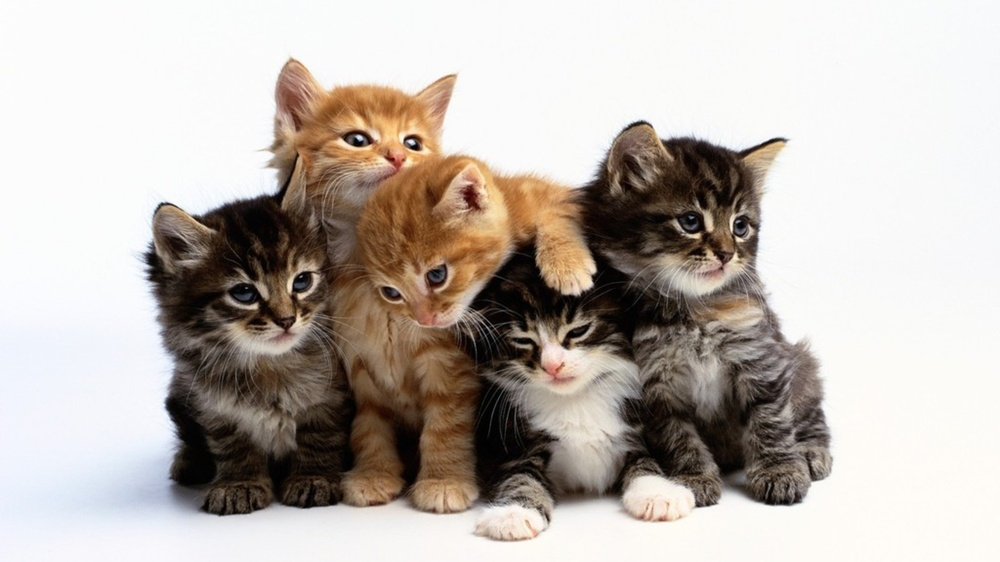
#> input picture jupyter/OpenCV/images/cats.jpg, 1000 x 562 px, shrunk from 1366 x 768 before the run
$ jupyter execute 'OpenCV 고양이 얼굴 찾기.ipynb'
#> lines starting #> are read from the running program, lines starting #| are printed output that depends on the picture; after the words box and inside, x2 and y2 are one past the last pixel; in counts of white or black regions, pixels touching at a corner belong together
[cell 1]
import cv2
import os
'''
scale factor는 1에 가까울수록 인식율이 좋지만
그만큼 느려짐(그만큼 많은
'''
SF  = 1.02
'''
내부 알고리즘에서 최소한 검출된 횟수이상 되야 인식
0이면 무수한 오 검출이 되고
1이면 한번 이상 검출된 곳만 인식된다.
값이 높아질수록 오인식율은 줄지만 그만큼
인식율이 떨어진다.
'''
N = 2
'''
검출하려는 이미지의 최소 사이즈
이 값보다 작은 이미지는 무시
'''
MS=(100,100)

# 고양이 얼굴 인식용 haarcascade 파일 위치
cascade = 'haarcascade/haarcascade_frontalcatface.xml'

# 고양이 얼굴 인식 cascade 생성
face_cascade = cv2.CascadeClassifier(cascade)

# 얼굴 검출용 이미지
catPic = 'images/cats.jpg'

# 얼굴 검출 함수
def detectCatFace(imgPath):
    # 이미지 불러오기
#> called with imgPath = 'images/cats.jpg'
    img = cv2.imread(imgPath, cv2.IMREAD_COLOR);
#> img is the input picture: shape (562, 1000, 3); mean B, G, R 175.2, 181.6, 189.5
    # 회색으로 변경
    grayImg = cv2.cvtColor(img, cv2.COLOR_BGR2GRAY)
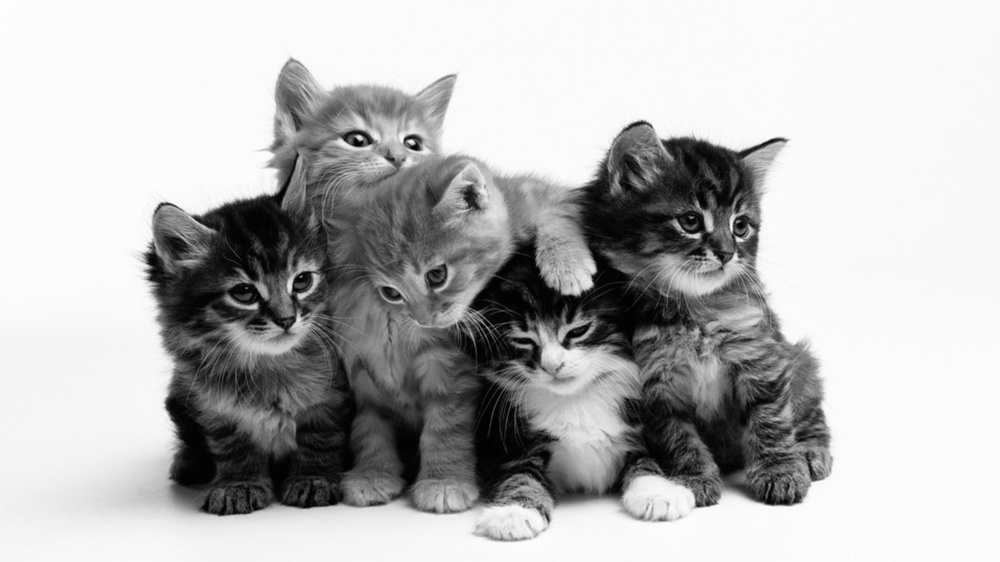
#> grayImg: shape (562, 1000); min 0, max 255, mean 183.2
    # 얼굴 검출
    faces = face_cascade.detectMultiScale(grayImg, scaleFactor=SF, minNeighbors=N, minSize=MS)
#> faces = [[330, 92, 115, 115], [654, 173, 124, 124], [206, 234, 133, 133], [491, 284, 118, 118]]
    # 검출된 얼굴 개수 출력
    print("The number of images found is : " + str(len(faces)))
#| The number of images found is : 4
    # 검출된 얼굴 위치에 녹색 상자그리기
    for (x,y,w,h) in faces:
        cv2.rectangle(img,(x,y),(x+w,y+h),(0,255,0),2)
#> this loop made 4 passes
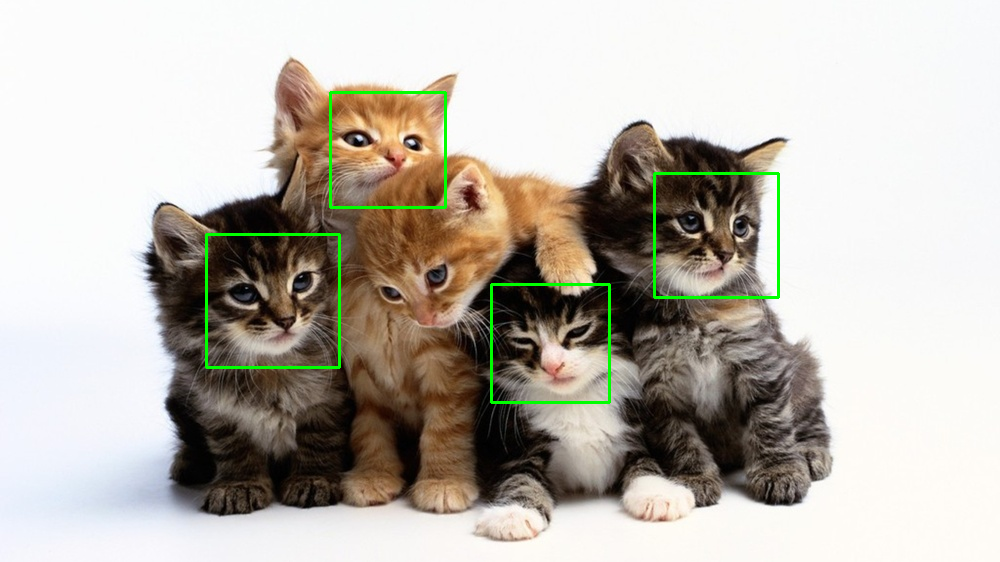
#> img: shape (562, 1000, 3); 1.04% of pixels changed, all inside (x1, y1, x2, y2) = (205, 91, 780, 404)
    # 검출된 얼굴(녹색 상자가 그려진) 이미지 데이터를 리턴
    return img

# 얼굴 검출 함수 호출
img = detectCatFace(catPic)
# 검출된 이미지가 있다면 화면에 표시
if len(img) != 0:
    cv2.imshow('Face',img)

# 아무키나 눌릴때까지 대기
cv2.waitKey(0)

cv2.destroyWindow('Face')

$ run again, with jupyter/OpenCV/images/Emmanuel_Macron_in_2019.jpg copied over jupyter/OpenCV/images/cats.jpg
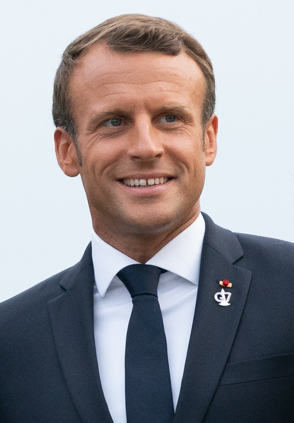
#> input picture jupyter/OpenCV/images/Emmanuel_Macron_in_2019.jpg, 294 x 423 px
#> in detectCatFace, img is the input picture: shape (423, 294, 3); mean B, G, R 150.7, 146.2, 149.4
#> in detectCatFace, `grayImg = cv2.cvtColor(img, cv2.COLOR_BGR2GRAY)`:
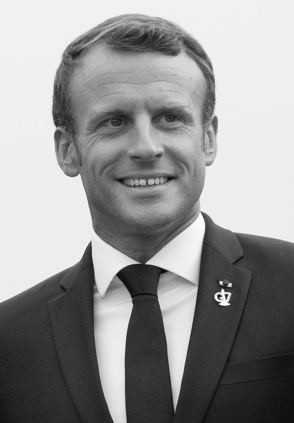
#> grayImg: shape (423, 294); min 10, max 255, mean 147.7
#> faces = [[87, 223, 105, 105], [75, 66, 137, 137]]
#| The number of images found is : 2
#> the loop in detectCatFace, `for (x,y,w,h) in faces:` made 2 passes
#> after the loop in detectCatFace, `for (x,y,w,h) in faces:`:
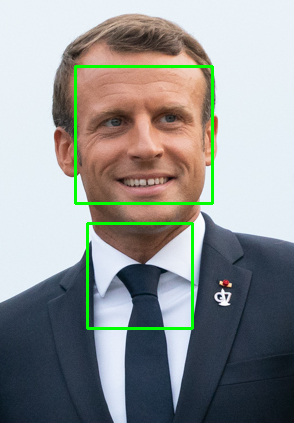
#> img: shape (423, 294, 3); 2.33% of pixels changed, all inside (x1, y1, x2, y2) = (74, 65, 214, 330)

$ run again, with jupyter/OpenCV/images/cat01.jpg copied over jupyter/OpenCV/images/cats.jpg
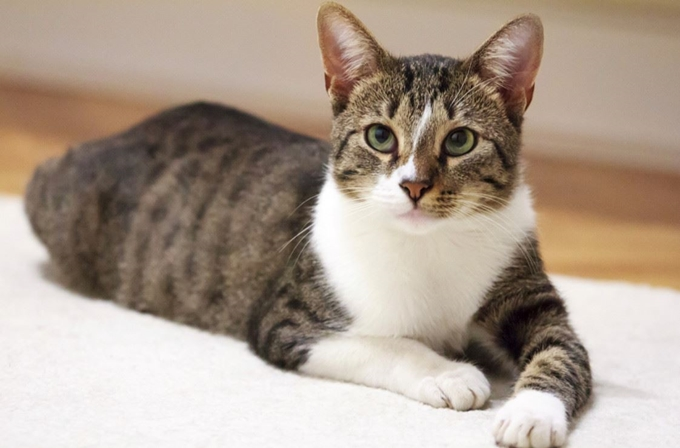
#> input picture jupyter/OpenCV/images/cat01.jpg, 680 x 448 px
#> in detectCatFace, img is the input picture: shape (448, 680, 3); mean B, G, R 143.6, 157.3, 172.9
#> in detectCatFace, `grayImg = cv2.cvtColor(img, cv2.COLOR_BGR2GRAY)`:
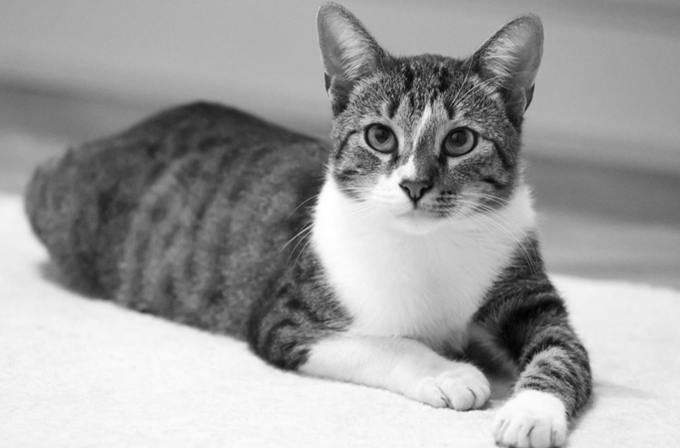
#> grayImg: shape (448, 680); min 3, max 255, mean 160.4
#> faces = [[330, 65, 181, 181]]
#| The number of images found is : 1
#> the loop in detectCatFace, `for (x,y,w,h) in faces:` made 1 pass
#> after the loop in detectCatFace, `for (x,y,w,h) in faces:`:
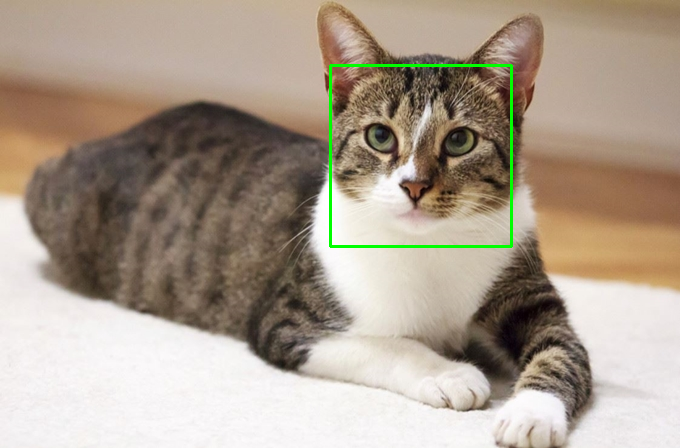
#> img: shape (448, 680, 3); 0.71% of pixels changed, all inside (x1, y1, x2, y2) = (329, 64, 513, 248)
